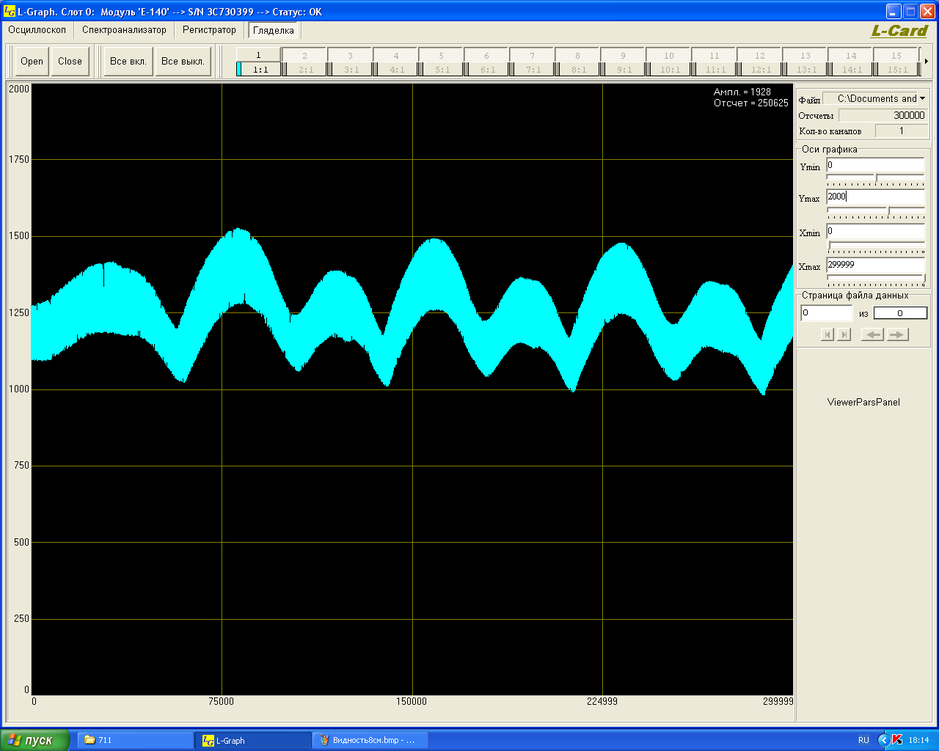
#> input picture Nina/Vidnnost12cm.bmp, 939 x 751 px, shrunk from 1280 x 1024 before the run
$ python plot.py Vidnnost12cm.bmp
#> lines starting #> are read from the running program, lines starting #| are printed output that depends on the picture
#!/usr/bin/python

import sys
import cv2
import os
import numpy as np

import argparse
import matplotlib.pyplot as plt


parser = argparse.ArgumentParser( description = 'Load image to the light ball')
parser.add_argument('image_name' , type = str ,help = 'Input image name')
args = parser.parse_args()


img = cv2.imread( args.image_name)
#> img is the input picture: shape (751, 939, 3); mean B, G, R 89.7, 87.1, 65.7

if img is None:
    sys.exit( "Invalid image name: " + sys.argv[0])

# array file writing
x = img.shape[0]
#> x = 751
y = img.shape[1]
#> y = 939

array = np.zeros((2, y))

for i in range(0, y, 1):
    first = y
    last = 0.
    for j in range(x-1, -1, -1):
        if( (img[j][i][0] == 255) and (img[j][i][1] == 255) and (img[j][i][2] == 255)):
            if( first > j):
                first = (x-j)
            if( last < j):
                last = (x-j)
    array[0][i] = float(first - last)/float(last + first)
    array[1][i] = i * 300000. / y
    #print(array[0][i], array[1][i])

plot = plt.figure(1)
plt.plot(array[1], array[0])
plt.xlabel('Count')
plt.ylabel('V')
plt.title('V of ' + args.image_name )

#plot1 = plt.figure(1)
#plt.plot(img[0], img[1])

plt.show()
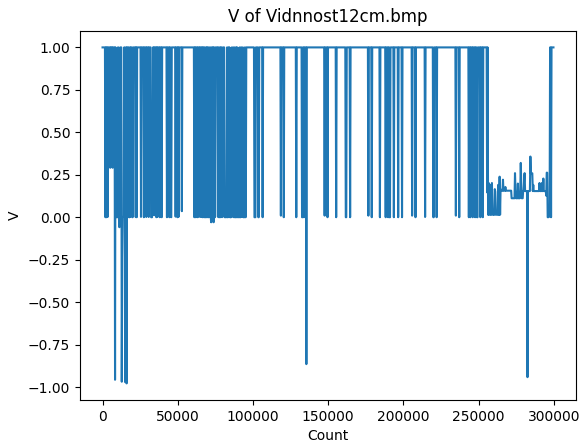
#> figure drawn by matplotlib, 1 panel; curve peaks at x = 0, y = 1
